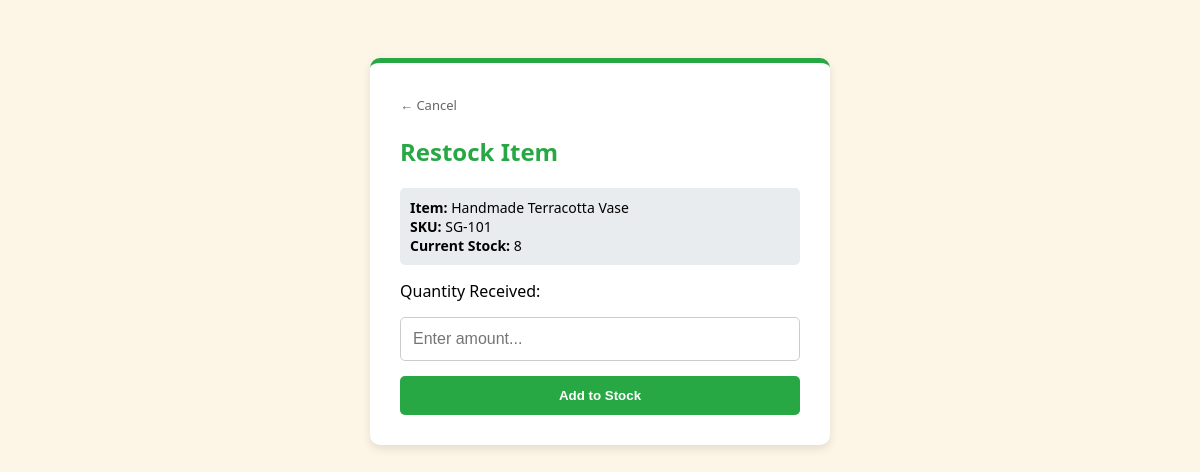
/restock.php?id=1 (signed in), run on the app's committed database.
### tables this page shows
CREATE TABLE `products` (
  `id` int(11) NOT NULL,
  `sku` varchar(50) DEFAULT NULL,
  `item_name` varchar(255) NOT NULL,
  `category` varchar(100) DEFAULT NULL,
  `supplier_id` int(11) DEFAULT NULL,
  `buy_price` decimal(10,2) DEFAULT 0.00,
  `price` decimal(10,2) NOT NULL,
  `stock_quantity` int(11) DEFAULT 0,
  `min_stock_level` int(11) DEFAULT 5,
  `image_path` varchar(255) DEFAULT 'default.png',
  `is_fragile` tinyint(1) DEFAULT 0,
  `created_at` timestamp NOT NULL DEFAULT current_timestamp()
);

### restock.php (the view, shortened to what this page needs)
<?php
include 'db_connect.php';
$id = isset($_GET['id']) ? (int)$_GET['id'] : 0;
$res = mysqli_query($conn, "SELECT * FROM products WHERE id = $id");
$product = mysqli_fetch_assoc($res);
?>
<!DOCTYPE html>
<html>
<head>
</head>
<body>
<div class="restock-card">
    <a href="index.php" class="back-link">← Cancel</a>
    <h2 style="color: #28a745;">Restock Item</h2>
    <div class="product-meta">
        <strong>Item:</strong> <?php echo htmlspecialchars($product['item_name']); ?><br>
        <strong>SKU:</strong> <?php echo htmlspecialchars($product['sku']); ?><br>
        <strong>Current Stock:</strong> <?php echo $product['stock_quantity']; ?>
    </div>
    <form method="POST">
        <label>Quantity Received:</label>
        <input type="number" name="qty" placeholder="Enter amount..." required min="1">
        <button type="submit" name="restock">Add to Stock</button>
    </form>
</div>
</body>
</html>

### restock.php (style rules this page uses)
body { font-family: 'Segoe UI', Arial; background: #fdf5e6; padding: 50px; }
.restock-card { background: white; padding: 30px; border-radius: 10px; max-width: 400px; margin: auto; box-shadow: 0 4px 10px rgba(0,0,0,0.1); border-top: 5px solid #28a745; }
.product-meta { background: #e9ecef; padding: 10px; border-radius: 5px; margin: 15px 0; font-size: 14px; }
input { width: 100%; padding: 12px; margin: 15px 0; border: 1px solid #ccc; border-radius: 5px; box-sizing: border-box; font-size: 16px; }
button { background: #28a745; color: white; border: none; padding: 12px; width: 100%; border-radius: 5px; cursor: pointer; font-weight: bold; }
.back-link { text-decoration: none; color: #666; font-size: 13px; }

### data on the page
products: item_name "Handmade Terracotta Vase", sku "SG-101", stock_quantity "8"
